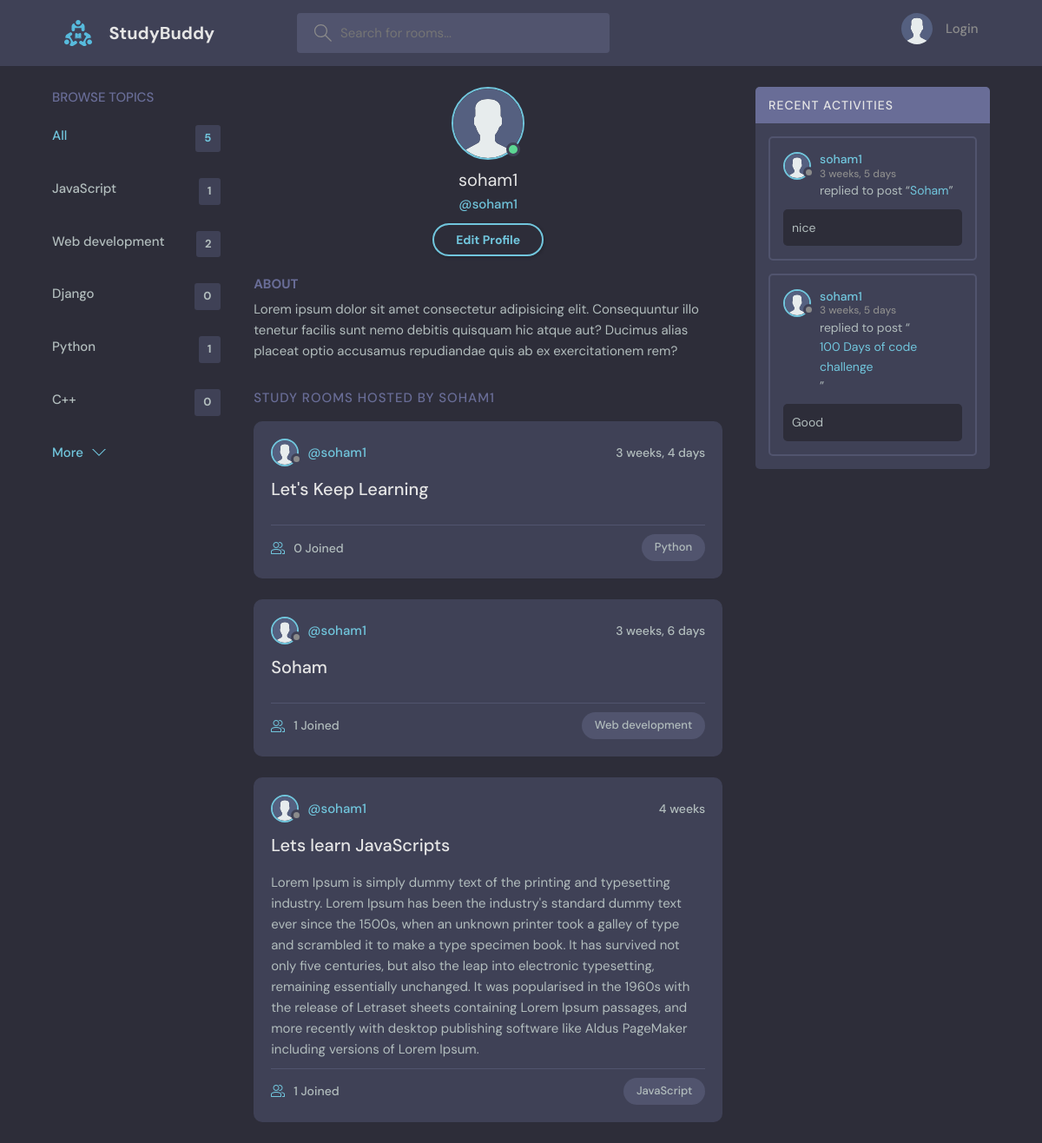
The app's page /profile/1/, older data.
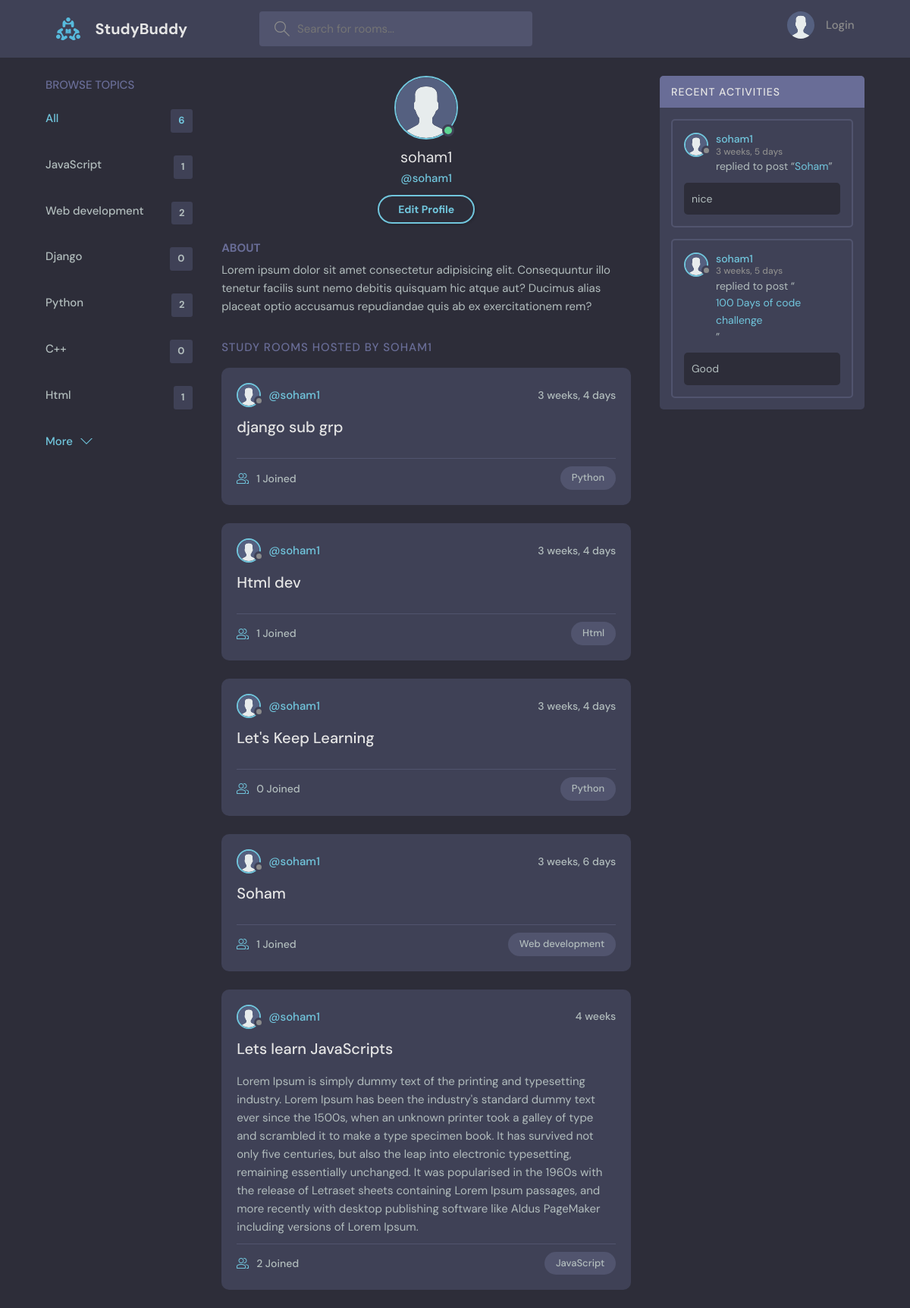
The same page, newer data.
### base/models.py (models this page shows, shortened)
class Topic(models.Model):
    name = models.CharField(max_length=200)

class Room(models.Model):
    host = models.ForeignKey(User, on_delete=models.SET_NULL, null=True)
    topic = models.ForeignKey(Topic, on_delete=models.SET_NULL, null=True)
    name =models.CharField(max_length=200)
    description = models.TextField(null=True, blank=True)
    participants= models.ManyToManyField(User, related_name='participate',blank = True)
    updated = models.DateTimeField(auto_now=True)
    created = models.DateField(auto_now_add=True)
    class Meta:
        ordering = ['-updated', '-created']
    def __str__(self):
        return self.name

class Message(models.Model):
    user = models.ForeignKey(User, on_delete=models.CASCADE)
    room = models.ForeignKey(Room, on_delete=models.CASCADE)
    body = models.TextField()
    updated = models.DateTimeField(auto_now=True)
    created = models.DateField(auto_now_add=True)
    class Meta:
        ordering = ['-updated', '-created']
    def __str__(self):
        return self.body[0:50]

### base/views.py (the view)
# urls.py: path('profile/<str:pk>/',views.userProfile, name="user-profile"),
def userProfile(request,pk):
    user = User.objects.get(id=pk)
    rooms = user.room_set.all()
    room_messages = user.message_set.all()
    topics = Topic.objects.all()
    context = {'user': user , 'rooms': rooms,'room_messages':room_messages, 'topics': topics}
    return render(request, 'base/profile.html', context)

### base/templates/base/profile.html
{% extends 'main.html'%}
{%  load static %}
{% block content %}
  <main class="profile-page layout layout--3">
    <div class="container">
      {% include 'base/topics_component.html' %}
      <div class="roomList">
        <div class="profile">
          <div class="profile__avatar">
            <div class="avatar avatar--large active">
              <img src="{% static 'images/avatar.svg' %}" />
            </div>
          </div>
          <div class="profile__info">
            <h3>{{user.username}}</h3>
            <p>@{{user.username}}</p>
            <a href="edit-user.html" class="btn btn--main btn--pill">Edit Profile</a>
          </div>
          <div class="profile__about">
            <h3>About</h3>
            <p>
              Lorem ipsum dolor sit amet consectetur adipisicing elit. Consequuntur illo tenetur
              facilis sunt nemo debitis quisquam hic atque aut? Ducimus alias placeat optio
              accusamus repudiandae quis ab ex exercitationem rem?
            </p>
          </div>
        </div>
        <div class="roomList__header">
          <div>
            <h2>Study Rooms Hosted by {{user.username}}</a>
            </h2>
          </div>
        </div>
        {% include 'base/feed_component.html' %}
      </div>
      {% include 'base/activity_component.html' %}
    </div>
  </main>
{% endblock content%}

### templates/main.html (shortened to what this page needs)
<!DOCTYPE html>
{% load static %}
<html lang="en">
  <head>
    <link rel="stylesheet" href="{% static 'styles/style.css' %}" />
  </head>
  <body>
    {% include 'navbar.html' %}
    {% block content %}
    {% endblock content %}
  </body>
</html>

### templates/navbar.html (shortened to what this page needs)
{% load static %}
<header class="header header--loggedIn">
    <div class="container">
      <a href="{% url 'home' %}" class="header__logo">
        <img src="{% static 'images/logo.svg'%}"/>
        <h1>StudyBuddy</h1>
      </a>
      <form class="header__search" method="GET" action="{% url 'home'%}">
        <label>
          <input name ='q' placeholder="Search for rooms..." />
        </label>
      </form>
      <nav class="header__menu">
        {% if request.user.is_authenticated %}
        <div class="header__user">
          <a href="{% url 'user-profile' user.id %}">
            <div class="avatar avatar--medium active">
              <img src="{% static 'images/avatar.svg' %}" />
            </div>
            <p>{{request.user}}<span>@{{request.user}}</span></p>
          </a>
          <button class="dropdown-button">
            <svg version="1.1" xmlns="http://www.w3.org/2000/svg" width="32" height="32" viewBox="0 0 32 32">
              <title>chevron-down</title>
              <path d="M16 21l-13-13h-3l16 16 16-16h-3l-13 13z"></path>
            </svg>
          </button>
        </div>
        {% else %}
        <a href="{% url 'login' %}">
          <img src="{% static 'images/avatar.svg' %}" />
          <p>Login</p>
        </a>
        {% endif %}
      </nav>
    </div>
</header>

### base/templates/base/topics_component.html
<div class="topics">
    <div class="topics__header">
      <h2>Browse Topics</h2>
    </div>
    <ul class="topics__list">
      <li>
        <a href="{%url 'home' %}" class="active">All <span>{{topics.count}}</span></a>
      </li>
      {% for topic in topics %}
      <li>
        <a href="{% url 'home' %}?q={{topic.name}}">{{ topic.name }} <span>{{topic.room_set.all.count}}</span></a>
      </li>
      {% endfor %}
    </ul>
    <a class="btn btn--link" href="{% url 'topics' %}">
      More
      <svg version="1.1" xmlns="http://www.w3.org/2000/svg" width="32" height="32" viewBox="0 0 32 32">
        <title>chevron-down</title>
        <path d="M16 21l-13-13h-3l16 16 16-16h-3l-13 13z"></path>
      </svg>
    </a>
</div>

### base/templates/base/feed_component.html (shortened to what this page needs)
{% load static %}
{% for room in rooms%}
<div class="roomListRoom">
    <div class="roomListRoom__header">
      <a href="{% url 'user-profile' room.host.id %}" class="roomListRoom__author">
        <div class="avatar avatar--small">
          <img src="{% static 'images/avatar.svg' %}" />
        </div>
        <span>@{{room.host.username}}</span>
      </a>
      <div class="roomListRoom__actions">
        <span>{{room.updated | timesince}}</span>
      </div>
    </div>
    <div class="roomListRoom__content">
      <a href="{% url 'room' room.id %}">{{room.name}}</a>
      <p>
        {{room.description}}
      </p>
    </div>
    <div class="roomListRoom__meta">
      <a href="{% url 'room' room.id %}" class="roomListRoom__joined">
        {{room.participants.count}} Joined
      </a>
      <p class="roomListRoom__topic">{{room.topic.name}}</p>
    </div>
</div>
{% endfor %}

### base/templates/base/activity_component.html (shortened to what this page needs)
{% load static %}
<div class="activities">
    <div class="activities__header">
      <h2>Recent Activities</h2>
    </div>
    {% for message in room_messages %}
    <div class="activities__box">
      <div class="activities__boxHeader roomListRoom__header">
        <a href="{% url 'user-profile' message.user.id %}" class="roomListRoom__author">
          <div class="avatar avatar--small">
            <img src="{% static 'images/avatar.svg' %}" />
          </div>
          <p>
            {{message.user}}
            <span> {{message.updated| timesince }}</span>
          </p>
        </a>
      </div>
      <div class="activities__boxContent">
        <p>replied to post “<a href="{% url 'room' message.room.id %}">{{message.room}}</a>”</p>
        <div class="activities__boxRoomContent">
            {{message}}
        </div>
      </div>
    </div>
    {% endfor %}
  </div>

Row changes from the older to the newer data that the page shows:
computed for Topic "Python": room_set.all.count "1" → "2"
added Topic: name "Html", room_set.all.count "1"
added Room: host.username "soham1", updated "3 weeks, 4 days", name "django sub grp", participants.count "1", topic.name "Python"
added Room: host.username "soham1", updated "3 weeks, 4 days", name "Html dev", participants.count "1", topic.name "Html"
computed for Room "Lets learn JavaScripts": participants.count "1" → "2"
Text that changed along with them:
{{ topics.count }}: "5" → "6"
